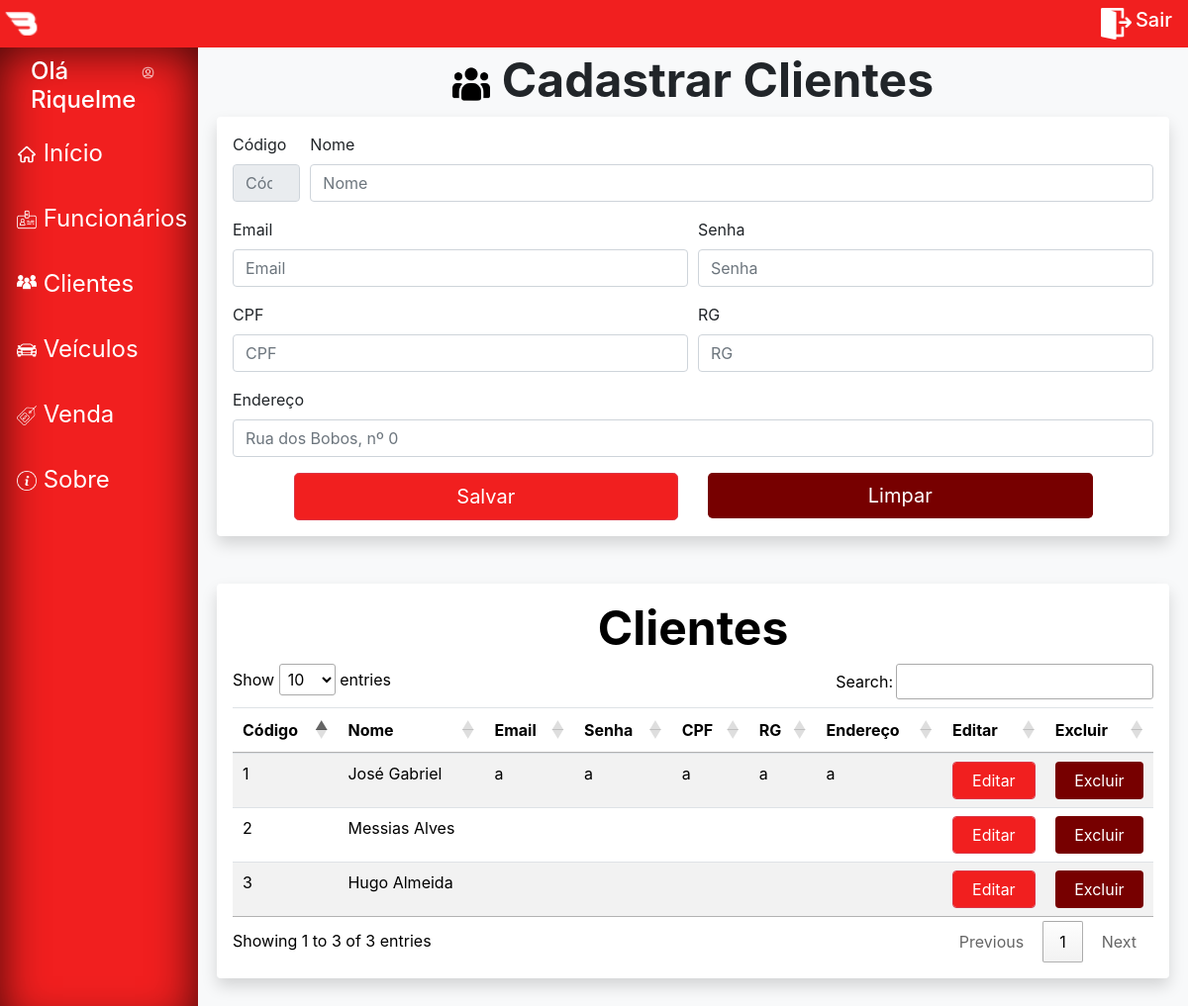
Page /BorgesCar/view/cliente.php (signed in) on the committed database.
### tables this page shows
CREATE TABLE IF NOT EXISTS `tb_cliente` (
  `cli_codigo` int NOT NULL AUTO_INCREMENT,
  `cli_nome` varchar(255) NOT NULL,
  `cli_email` varchar(100) NOT NULL,
  `cli_senha` varchar(30) NOT NULL,
  `cli_cpf` varchar(20) NOT NULL,
  `cli_rg` varchar(20) NOT NULL,
  `cli_endereco` varchar(255) NOT NULL,
  PRIMARY KEY (`cli_codigo`)
);

### BorgesCar/DAO/DCliente.php (called while the page is built, shortened)
<?php
class DCliente
{
    public static function carregarCliente()
    {
        $conexaoBD = Conexao::criarInstancia();
        $sql = "SELECT * FROM tb_cliente;";
        try {
            $stmt = $conexaoBD->query($sql);
            return $stmt->fetchALL();
        } catch (Exception $ex) {
            echo $ex;
            return 0;
        }
    }
}

### BorgesCar/Controller/CCliente.php (called while the page is built, shortened)
<?php
include "../DAO/DCliente.php";
class CCliente
{
    public static function retornarCliente()
    {
        $cliente = DCliente::carregarCliente();
        return $cliente;
    }
}

### BorgesCar/View/cliente.php (the view, shortened to what this page needs)
<?php
include "../Controller/CCliente.php";
$listaCliente = CCliente::retornarCliente();
?>
<!DOCTYPE html>
<html lang="pt-br">
<head>
    <link rel="stylesheet" href="https://stackpath.bootstrapcdn.com/bootstrap/4.1.3/css/bootstrap.min.css"
>
    <link rel="stylesheet" type="text/css" href="https://cdn.datatables.net/1.11.4/css/jquery.dataTables.css">
    <link rel="stylesheet" href="../CSS/style.css">
</head>
<body>
    <?php
    include "../componentes/navbar.php"
        ?>
    <div class="container mw-100">
        <div class="row" style="height: 100vh;">
            <?php
            include "../componentes/btn_barra.php";
            ?>
            <div class="col-sm-10 m-0 p-1 bg-light" id="myGroup">
                <div class="container">
                    <div class="container_form">
                        <h1 style="font-size: 300%; text-align: center;" class="font-weight-bold">
                            <img src="../Imagens/clientes b.png" width="4%">
                            Cadastrar Clientes
                        </h1>
                        <div class="container shadow p-3 mb-5 bg-white rounded w-auto">
                            <form action="../Controller/rotas.php?acao=salvar&tipo=cliente" method="POST">
                                <div class="form-row">
                                    <div class="form-group col-md-1">
                                        <label for="codigo">Código</label>
                                        <input class="form-control" type="number" id="codigo" name="codigo" readonly
                                            placeholder="Código"
                                            value="<?php echo filter_input(INPUT_GET, "codigo") ?>">
                                    </div>
                                    <div class="form-group col-md-11">
                                        <label for="nome">Nome</label>
                                        <input type="text" class="form-control" id="nome" name="nome" placeholder="Nome"
                                            value="<?php echo filter_input(INPUT_GET, "nome") ?>">
                                    </div>
                                </div>
                                <div class="form-row">
                                    <div class="form-group col-md-6">
                                        <label for="email">Email</label>
                                        <input type="text" class="form-control" id="email" name="email"
                                            placeholder="Email" value="<?php echo filter_input(INPUT_GET, "email") ?>">
                                    </div>
                                    <div class="form-group col-md-6">
                                        <label for="senha">Senha</label>
                                        <input type="text" class="form-control" id="senha" name="senha"
                                            placeholder="Senha" value="<?php echo filter_input(INPUT_GET, "senha") ?>">
                                    </div>
                                </div>
                                <div class="form-row">
                                    <div class="form-group col-md-6">
                                        <label for="cpf">CPF</label>
                                        <input type="text" class="form-control" id="cpf" name="cpf" placeholder="CPF"
                                            value="<?php echo filter_input(INPUT_GET, "cpf") ?>">
                                    </div>
                                    <div class="form-group col-md-6">
                                        <label for="rg">RG</label>
                                        <input type="text" class="form-control" id="rg" name="rg" placeholder="RG"
                                            value="<?php echo filter_input(INPUT_GET, "rg") ?>">
                                    </div>
                                </div>
                                <div class="form-group">
                                    <label for="endereco">Endereço</label>
                                    <input type="text" class="form-control" id="endereco" name="endereco"
                                        placeholder="Rua dos Bobos, nº 0" placeholder="RG"
                                        value="<?php echo filter_input(INPUT_GET, "endereco") ?>">
                                </div>
                                <div style="width: 90%;" class="container">
                                    <div class="row">
                                        <div class="col-6">
                                            <input type="submit" class="btn btn-danger btn-lg w-100" name="salvar"
                                                value="Salvar">
                                        </div>
                                        <div class="col-6">
                                            <a href="..\View\cliente.php">
                                                <input type="button" class="btn btn-danger btn-danger2 btn-lg"
                                                    name="Limpar" value="Limpar">
                                            </a>
                                        </div>
                                    </div>
                                </div>
                            </form>
                        </div>
                        <div style="color: black; background-color: white; border-radius: 5%;"
                            class="container shadow p-3 mb-5 bg-white rounded w-auto">
                            <h1 style="font-size: 300%; text-align: center;" class="font-weight-bold">
                                Clientes</h1>
                            <div class="row">
                                <div class="col-12">
                                    <div class="table-responsive">
                                        <table id="clientes" class="table table-striped" width="100%">
                                            <thead>
                                                <tr>
                                                    <th class="th-sm">Código</th>
                                                    <th class="th-sm">Nome</th>
                                                    <th class="th-sm">Email</th>
                                                    <th class="th-sm">Senha</th>
                                                    <th class="th-sm">CPF</th>
                                                    <th class="th-sm">RG</th>
                                                    <th class="th-sm">Endereço</th>
                                                    <th>Editar</th>
                                                    <th>Excluir</th>
                                                </tr>
                                            </thead>
                                            <tbody>
                                                <?php
                                                include "../Componentes/btn_editar_excluir.php";
                                                foreach ($listaCliente as $cliente) {
                                                    echo "
                                                        <tr>
                                                            <td>
                                                            " . $cliente['cli_codigo'] . "
                                                            </td>
                                                            <td>
                                                            " . $cliente['cli_nome'] . "
                                                            </td>
                                                            <td>
                                                            " . $cliente['cli_email'] . "
                                                            </td>
                                                            <td>
                                                            " . $cliente['cli_senha'] . "
                                                            </td>
                                                            <td>
                                                            " . $cliente['cli_cpf'] . "
                                                            </td>
                                                            <td>
                                                            " . $cliente['cli_rg'] . "
                                                            </td>
                                                            <td>
                                                            " . $cliente['cli_endereco'] . "
                                                            </td>
                                                            " . btn_editar_excluir(
                                                        'cliente.php?codigo=' . $cliente['cli_codigo'] . '&nome=' . $cliente['cli_nome'] . '&email=' . $cliente['cli_email'] . '&senha=' . $cliente['cli_senha'] . '&cpf=' . $cliente['cli_cpf'] . '&rg=' . $cliente['cli_rg'] . '&endereco=' . $cliente['cli_endereco'] . '',
                                                        '../Controller/rotas.php?acao=excluir&tipo=cliente&codigo=' . $cliente['cli_codigo'] . '',
                                                        '' . $cliente['cli_codigo'] . ''
                                                    ) . "
                                                        </tr>";
                                                }
                                                ?>
                                            </tbody>
                                        </table>
                                    </div>
                                </div>
                            </div>
                        </div>
                    </div>
                </div>
            </div>
        </div>
    </div>
</body>
</html>

### BorgesCar/Componentes/btn_editar_excluir.php
<?php
function btn_editar_excluir($href1, $href2, $codigo)
{
    $dados = "
    <td>
    <a href='$href1'>
        <input type='button' value='Editar' class='btn btn-danger text-white form-control'>
    </a>
</td>
<td>
    <a>
        <input value='Excluir' type='button' class='btn btn-danger2 text-white form-control' data-toggle='modal' data-target='#ModalExcluir$codigo'>
    </a>
</td>
<div class='modal' fade id='ModalExcluir$codigo' tabindex='-1' role='dialog'
    aria-labelledby='TituloModalCentralizado' aria-hidden='true'>
    <div class='modal-dialog modal-dialog-centered' role='document'>
        <div class='modal-content'>
            <div class='modal-header'>
                <h5 class='modal-title mx-auto' id='TituloModalCentralizado'>Deseja mesmo excluir?</h5>
            </div>
            <div class='modal-footer mx-auto'>
                <button type='button' class='btn btn-secondary btn-lg' data-dismiss='modal'>Não</button>
                <a href='$href2'>
                    <button value='Excluir' type='button' class='btn btn-danger btn-lg'>
                        Sim
                    </button>
                </a>
            </div>
        </div>
    </div>
</div>
";
return $dados;
}
?>

### BorgesCar/CSS/style.css (style rules this page uses)
.btn-danger { background-color: rgb(241, 31, 31); }
.btn-danger2 { width: 100%; background-color: rgb(119, 0, 0); border: 0; }

### rows in the picture
tb_cliente: cli_codigo "1", cli_nome "José Gabriel", cli_email "a", cli_senha "a", cli_cpf "a", cli_rg "a", cli_endereco "a"
tb_cliente: cli_codigo "2", cli_nome "Messias Alves"
tb_cliente: cli_codigo "3", cli_nome "Hugo Almeida"

### other values in the picture
$_SESSION['user_name'] "Riquelme"
